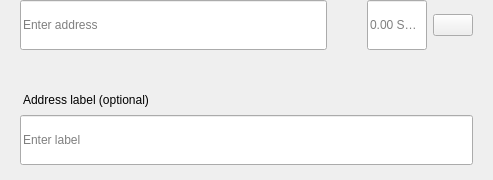
<?xml version="1.0" encoding="UTF-8"?>
<ui version="4.0">
 <class>SendMultiRow</class>
 <widget class="QWidget" name="SendMultiRow">
  <property name="geometry">
   <rect>
    <x>0</x>
    <y>0</y>
    <width>493</width>
    <height>180</height>
   </rect>
  </property>
  <property name="minimumSize">
   <size>
    <width>0</width>
    <height>0</height>
   </size>
  </property>
  <property name="maximumSize">
   <size>
    <width>16777215</width>
    <height>16777215</height>
   </size>
  </property>
  <property name="windowTitle">
   <string>Form</string>
  </property>
  <layout class="QVBoxLayout" name="verticalLayout_3">
   <property name="spacing">
    <number>0</number>
   </property>
   <property name="leftMargin">
    <number>0</number>
   </property>
   <property name="topMargin">
    <number>0</number>
   </property>
   <property name="rightMargin">
    <number>20</number>
   </property>
   <property name="bottomMargin">
    <number>5</number>
   </property>
   <item alignment="Qt::AlignTop">
    <widget class="QWidget" name="widget" native="true">
     <property name="sizePolicy">
      <sizepolicy hsizetype="Expanding" vsizetype="Maximum">
       <horstretch>0</horstretch>
       <verstretch>0</verstretch>
      </sizepolicy>
     </property>
     <property name="minimumSize">
      <size>
       <width>0</width>
       <height>60</height>
      </size>
     </property>
     <property name="maximumSize">
      <size>
       <width>16777215</width>
       <height>85</height>
      </size>
     </property>
     <layout class="QHBoxLayout" name="horizontalLayout" stretch="6,0,2">
      <property name="spacing">
       <number>0</number>
      </property>
      <property name="leftMargin">
       <number>8</number>
      </property>
      <property name="topMargin">
       <number>0</number>
      </property>
      <property name="rightMargin">
       <number>0</number>
      </property>
      <property name="bottomMargin">
       <number>0</number>
      </property>
      <item alignment="Qt::AlignTop">
       <widget class="QStackedWidget" name="stackedAddress">
        <property name="minimumSize">
         <size>
          <width>0</width>
          <height>50</height>
         </size>
        </property>
        <property name="maximumSize">
         <size>
          <width>16777215</width>
          <height>50</height>
         </size>
        </property>
        <widget class="QWidget" name="page_4">
         <property name="sizePolicy">
          <sizepolicy hsizetype="Expanding" vsizetype="Preferred">
           <horstretch>0</horstretch>
           <verstretch>0</verstretch>
          </sizepolicy>
         </property>
         <property name="minimumSize">
          <size>
           <width>0</width>
           <height>50</height>
          </size>
         </property>
         <property name="maximumSize">
          <size>
           <width>16777215</width>
           <height>55</height>
          </size>
         </property>
         <layout class="QVBoxLayout" name="verticalLayout_7">
          <property name="spacing">
           <number>0</number>
          </property>
          <property name="leftMargin">
           <number>12</number>
          </property>
          <property name="topMargin">
           <number>0</number>
          </property>
          <property name="rightMargin">
           <number>0</number>
          </property>
          <property name="bottomMargin">
           <number>0</number>
          </property>
          <item>
           <widget class="QLineEdit" name="lineEditAddress">
            <property name="minimumSize">
             <size>
              <width>0</width>
              <height>50</height>
             </size>
            </property>
            <property name="maximumSize">
             <size>
              <width>16777215</width>
              <height>50</height>
             </size>
            </property>
            <property name="placeholderText">
             <string>Enter address</string>
            </property>
           </widget>
          </item>
         </layout>
        </widget>
        <widget class="QWidget" name="page_3"/>
       </widget>
      </item>
      <item>
       <spacer name="horizontalSpacer_3">
        <property name="orientation">
         <enum>Qt::Horizontal</enum>
        </property>
        <property name="sizeType">
         <enum>QSizePolicy::Fixed</enum>
        </property>
        <property name="sizeHint" stdset="0">
         <size>
          <width>40</width>
          <height>20</height>
         </size>
        </property>
       </spacer>
      </item>
      <item>
       <layout class="QHBoxLayout" name="horizontalLayout_2">
        <property name="spacing">
         <number>6</number>
        </property>
        <item alignment="Qt::AlignTop">
         <widget class="QLineEdit" name="lineEditAmount">
          <property name="sizePolicy">
           <sizepolicy hsizetype="Expanding" vsizetype="Preferred">
            <horstretch>0</horstretch>
            <verstretch>0</verstretch>
           </sizepolicy>
          </property>
          <property name="minimumSize">
           <size>
            <width>0</width>
            <height>50</height>
           </size>
          </property>
          <property name="maximumSize">
           <size>
            <width>16777215</width>
            <height>50</height>
           </size>
          </property>
          <property name="maxLength">
           <number>17</number>
          </property>
          <property name="alignment">
           <set>Qt::AlignLeading|Qt::AlignLeft|Qt::AlignVCenter</set>
          </property>
          <property name="placeholderText">
           <string notr="true">0.00 STUDS</string>
          </property>
         </widget>
        </item>
        <item>
         <layout class="QVBoxLayout" name="verticalLayout">
          <property name="topMargin">
           <number>14</number>
          </property>
          <property name="bottomMargin">
           <number>0</number>
          </property>
          <item alignment="Qt::AlignTop">
           <widget class="QPushButton" name="btnMenu">
            <property name="minimumSize">
             <size>
              <width>0</width>
              <height>0</height>
             </size>
            </property>
            <property name="maximumSize">
             <size>
              <width>16777215</width>
              <height>16777215</height>
             </size>
            </property>
            <property name="focusPolicy">
             <enum>Qt::NoFocus</enum>
            </property>
            <property name="text">
             <string/>
            </property>
           </widget>
          </item>
         </layout>
        </item>
       </layout>
      </item>
     </layout>
    </widget>
   </item>
   <item>
    <widget class="QWidget" name="layoutLabel" native="true">
     <property name="minimumSize">
      <size>
       <width>0</width>
       <height>0</height>
      </size>
     </property>
     <property name="maximumSize">
      <size>
       <width>16777215</width>
       <height>16777215</height>
      </size>
     </property>
     <layout class="QVBoxLayout" name="verticalLayout_9">
      <property name="spacing">
       <number>6</number>
      </property>
      <property name="leftMargin">
       <number>20</number>
      </property>
      <property name="topMargin">
       <number>0</number>
      </property>
      <property name="rightMargin">
       <number>0</number>
      </property>
      <property name="bottomMargin">
       <number>10</number>
      </property>
      <item>
       <spacer name="verticalSpacer">
        <property name="orientation">
         <enum>Qt::Vertical</enum>
        </property>
        <property name="sizeType">
         <enum>QSizePolicy::Fixed</enum>
        </property>
        <property name="sizeHint" stdset="0">
         <size>
          <width>20</width>
          <height>20</height>
         </size>
        </property>
       </spacer>
      </item>
      <item>
       <widget class="QLabel" name="labelSubtitleDescription">
        <property name="styleSheet">
         <string notr="true">margin-bottom:2px;
margin-left:0.05px;
padding:0px;</string>
        </property>
        <property name="text">
         <string>Address label (optional)</string>
        </property>
       </widget>
      </item>
      <item>
       <widget class="QLineEdit" name="lineEditDescription">
        <property name="minimumSize">
         <size>
          <width>0</width>
          <height>50</height>
         </size>
        </property>
        <property name="maximumSize">
         <size>
          <width>16777215</width>
          <height>50</height>
         </size>
        </property>
        <property name="placeholderText">
         <string>Enter label</string>
        </property>
       </widget>
      </item>
     </layout>
    </widget>
   </item>
  </layout>
 </widget>
 <resources/>
 <connections/>
</ui>
